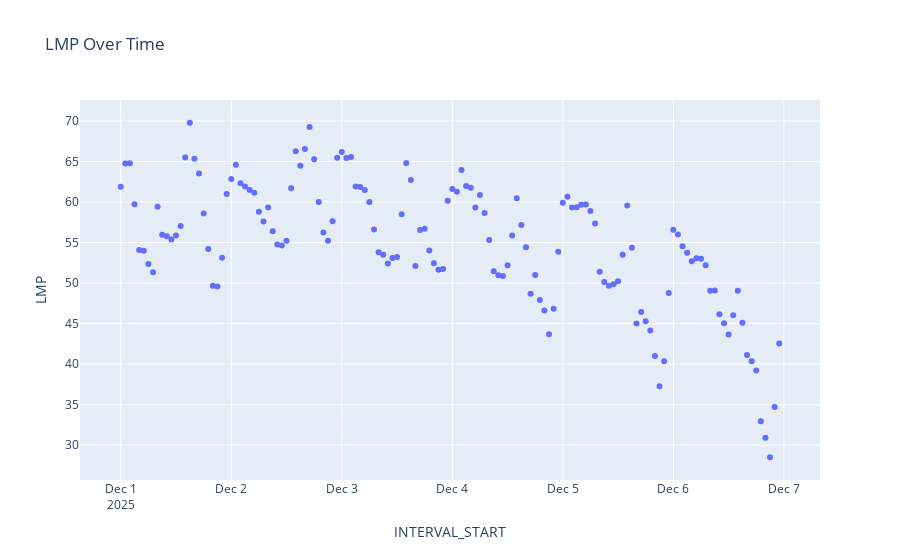

Write notebook code for a chart like this one.
### Code cell
px.scatter(LMP_data, x="INTERVAL_START", y="LMP", title="LMP Over Time")

### Figure 1 — Plotly figure (JSON) as saved in the notebook; plotly's stock layout.template omitted (floating-point values rounded to 4 significant figures; data arrays with more than 128 entries replaced by an {"elided": "..."} marker saying what was removed)
{"data": [{"hovertemplate": "INTERVAL_START=%{x}<br>LMP=%{y}<extra></extra>", "legendgroup": "", "marker": {"color": "#636efa", "symbol": "circle"}, "mode": "markers", "name": "", "orientation": "v", "showlegend": false, "type": "scatter", "x": {"elided": "144 str values"}, "xaxis": "x", "y": {"elided": "144 float values"}, "yaxis": "y"}], "layout": {"legend": {"tracegroupgap": 0}, "title": {"text": "LMP Over Time"}, "xaxis": {"anchor": "y", "domain": [0, 1], "title": {"text": "INTERVAL_START"}}, "yaxis": {"anchor": "x", "domain": [0, 1], "title": {"text": "LMP"}}}}
